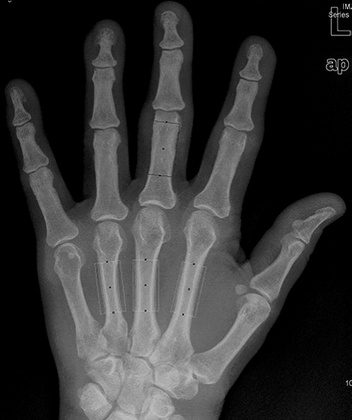
%> input picture Matlab/ImageProsessing/ImageSegmentation/Threshold/手.JPG, 352 x 420 px, shrunk from 470 x 560 before the run
$ octave MaximumEntropy.m   (GNU Octave 9; MATLAB toolbox functions it lacks are replaced by stand-ins)
%> lines starting %> are read from the running program, lines starting %| are printed output that depends on the picture; in (x1, y1, x2, y2) boxes, pixels count from 0 and x2, y2 are one past the last pixel; in counts of white or black regions, pixels touching at a corner belong together; the program's own positions count from 1
X = imread('手.jpg');
%> X is the input picture: size 420x352x3 uint8; min 0, max 209, mean 51.8
X = rgb2gray(X);
%> X: size 420x352 uint8
imhist(X);
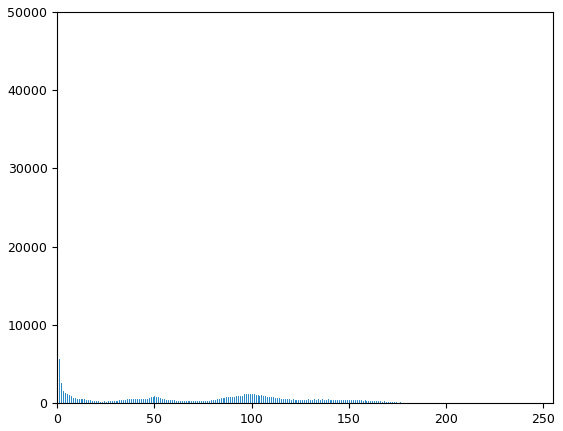
%> figure redrawn from the program's plot data; highest point at x = 0, y = 49143
X = double(X);
%> X: size 420x352 double
[M, N] = size(X);
%> M = 420; N = 352
hist = zeros(1, 256);
tic;

for i = 1:1:M

    for j = 1:1:N
        fi = X(i, j);
        hist(fi + 1) = hist(fi + 1) + 1;
    end

end
%> after the loop, hist = 256 values, max 49143 at index 1, min 0 at index 193, mean 577.5

i = 1:1:256;
figure
plot(i, hist);
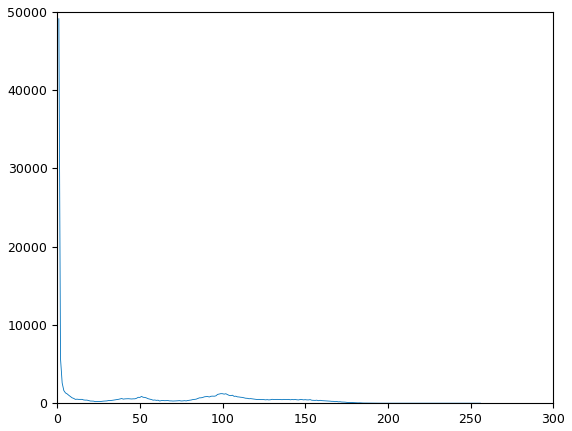
%> figure redrawn from the program's plot data; curve peaks at x = 1, y = 49143
p = zeros(1, 256);

for i = 1:1:256
    p(i) = hist(i) / (M * N);
end
%> after the loop, p = 256 values, max 0.332 at index 1, min 0 at index 193, mean 0.00391

E1 = zeros(1, 256);
E2 = zeros(1, 256);
P = zeros(1, 256);
E = zeros(1, 256);

for t = 1:1:256

    for i = 1:1:t
        P(t) = P(t) + p(i);
    end

    if (P(t) > 0 && P(t) < 1)
        %               Q=0;
        for i = 1:1:t
            E1(t) = E1(t) - (p(i) / P(t)) * log(p(i) / P(t) + eps);
        end

        %            A(s)=2*log(P(s)+eps)-log(Q+eps);
        %            R=0;
        for i = t + 1:1:256
            E2(t) = E2(t) - (p(i) / (1 - P(t))) * log(p(i) / (1 - P(t)) + eps);
        end

        %            B(s)=2*log(1-P(s)+eps)-log(R+eps);
    end

    E(t) = E1(t) + E2(t);
end
%> after the loop, E = 256 values, max 7.52 at index 115, min 0 at index 210, mean 5.43; E1 = 256 values, max 3.96 at index 201, min -2.22e-16 at index 1, mean 2.36; E2 = 256 values, max 5.06 at index 4, min -5.6e-12 at index 201, mean 3.07; P = 256 values from 0.332 to 1

MAX = 0.000001;

for t = 68:1:156
    %i=1:1:s;
    %j=s+1:1:256;
    if (E(t) > MAX)
        MAX = E(t);
        th = t;
    end

end
%> this loop made 89 passes
%> MAX on passes 1 to 12: 7.05, 7.05, 7.06, 7.06, 7.07, 7.07, 7.08, 7.08, 7.09, 7.09, 7.1, 7.1
%> after the loop, th = 115

% end
% [max,colum2]=max(E);
% th=colum2;
g = zeros(M, N);

for i = 1:1:M

    for j = 1:1:N

        if (th < X(i, j))
            X(i, j) = 1;
            g(i, j) = X(i, j);
        else X(i, j) = 0;
            g(i, j) = X(i, j);
        end

    end

end
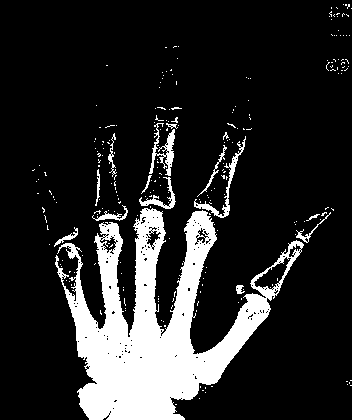
%> X: size 420x352 double; values 0 (black) and 1 (white), 16% white; 244 white regions (229 under 20 px), largest, box (x1, y1, x2, y2) and area: (55, 208, 304, 420) 20974, (149, 123, 175, 176) 479, (194, 136, 246, 218) 474

X = X .* 255;
X = uint8(X);
imshow(X);
t_eclapsed = toc;

$ run again, with Matlab/ImageProsessing/ImageSegmentation/Threshold/4-11.jpg copied over Matlab/ImageProsessing/ImageSegmentation/Threshold/手.JPG
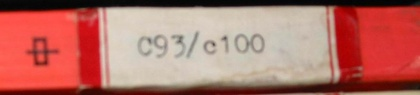
%> input picture Matlab/ImageProsessing/ImageSegmentation/Threshold/4-11.jpg, 420 x 95 px, shrunk from 1178 x 266 before the run
%> X is the input picture: size 95x420x3 uint8; mean R, G, B 179.9, 111.8, 102.4
%> after the loop `for i = 1:1:M`: hist = 256 values, max 683 at index 200, min 0 at index 1, mean 155.9
%> `plot(i, hist);`:
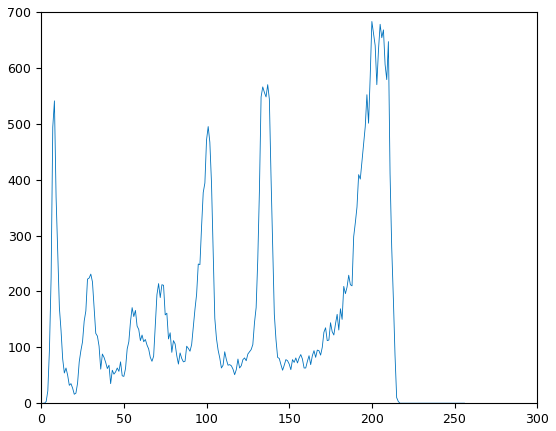
%> figure redrawn from the program's plot data; curve peaks at x = 200, y = 683
%> after the loop `for i = 1:1:256`: p = 256 values, max 0.0171 at index 200, min 0 at index 1, mean 0.00391
%> after the loop `for t = 1:1:256`: E = 256 values, max 8.79 at index 94, min 0 at index 1, mean 6.78; E1 = 256 values, max 5.02 at index 215, min -2.22e-16 at index 3, mean 3.39; E2 = 256 values, max 5.02 at index 3, min -1.85e-12 at index 215, mean 3.39; P = 256 values from 0 to 1
%> the loop `for t = 68:1:156` made 89 passes
%> MAX on passes 1 to 8: 8.59, 8.61, 8.62, 8.62, 8.63, 8.64, 8.65, 8.66
%> after the loop `for t = 68:1:156`: th = 94
%> after the loop `for i = 1:1:M`:
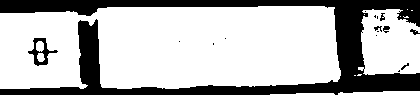
%> X: size 95x420 double; values 0 (black) and 1 (white), 71.5% white; 16 black regions (9 under 20 px), largest, box (x1, y1, x2, y2) and area: (0, 0, 420, 95) 10962, (28, 38, 58, 66) 276, (383, 26, 390, 33) 32

$ run again, with Matlab/ImageProsessing/ImageSegmentation/Threshold/mri1.jpg copied over Matlab/ImageProsessing/ImageSegmentation/Threshold/手.JPG
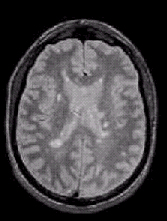
%> input picture Matlab/ImageProsessing/ImageSegmentation/Threshold/mri1.jpg, 167 x 221 px
%> X is the input picture: size 221x167x3 uint8; mean R, G, B 68.4, 66.2, 68.5
%> after the loop `for i = 1:1:M`: hist = 256 values, max 12181 at index 1, min 0 at index 4, mean 144.2
%> `plot(i, hist);`:
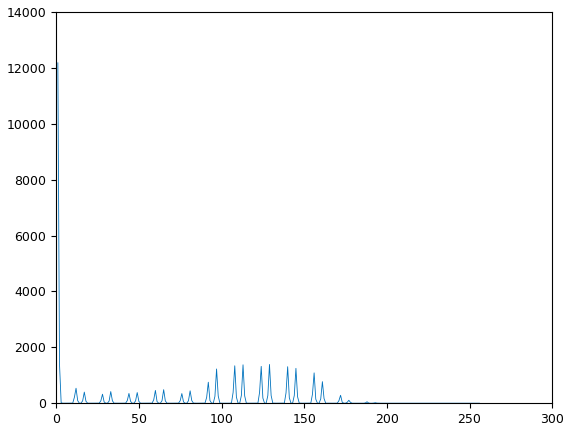
%> figure redrawn from the program's plot data; curve peaks at x = 1, y = 12181
%> after the loop `for i = 1:1:256`: p = 256 values, max 0.33 at index 1, min 0 at index 4, mean 0.00391
%> after the loop `for t = 1:1:256`: E = 256 values, max 5.25 at index 124, min 0 at index 209, mean 3.91; E1 = 256 values, max 3.16 at index 205, min -2.22e-16 at index 1, mean 1.68; E2 = 256 values, max 3.76 at index 1, min -8.08e-12 at index 205, mean 2.23; P = 256 values from 0.33 to 1
%> the loop `for t = 68:1:156` made 89 passes
%> MAX on passes 1, 7, 8, 9, 10, 13, 14, 15: 4.92, 4.92, 4.92, 4.96, 4.96, 4.97, 5, 5.01
%> after the loop `for t = 68:1:156`: th = 124
%> after the loop `for i = 1:1:M`:
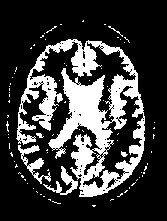
%> X: size 221x167 double; values 0 (black) and 1 (white), 24.1% white; 81 white regions (75 under 20 px), largest, box (x1, y1, x2, y2) and area: (16, 39, 145, 197) 7938, (18, 145, 51, 184) 361, (43, 166, 78, 195) 284, (121, 151, 128, 157) 26, (36, 133, 44, 138) 24, (108, 26, 123, 37) 23

$ run again, with Matlab/ImageProsessing/ImageSegmentation/Threshold/tire.bmp saved as Matlab/ImageProsessing/ImageSegmentation/Threshold/手.JPG
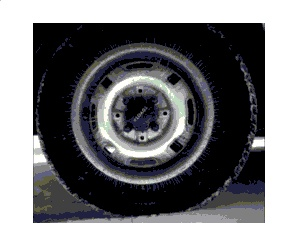
%> input picture Matlab/ImageProsessing/ImageSegmentation/Threshold/tire.bmp, 298 x 245 px
%> X is the input picture: size 245x298x3 uint8; mean R, G, B 123.6, 123.7, 125.9
%> after the loop `for i = 1:1:M`: hist = 256 values, max 26253 at index 256, min 0 at index 10, mean 285.2
%> `plot(i, hist);`:
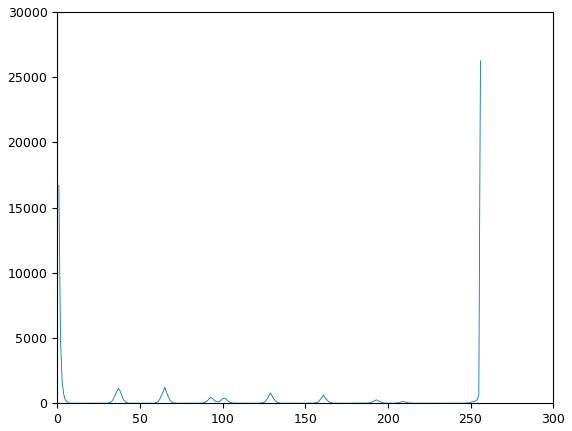
%> figure redrawn from the program's plot data; curve peaks at x = 256, y = 26253
%> after the loop `for i = 1:1:256`: p = 256 values, max 0.36 at index 256, min 0 at index 10, mean 0.00391
%> after the loop `for t = 1:1:256`: E = 256 values, max 3.95 at index 91, min 2.66 at index 256, mean 3.63; E1 = 256 values, max 3.13 at index 255, min -2.22e-16 at index 1, mean 2.33; E2 = 256 values, max 2.75 at index 1, min 0 at index 256, mean 1.3; P = 256 values from 0.229 to 1
%> after the loop `for t = 68:1:156`: th = 91
%> after the loop `for i = 1:1:M`:
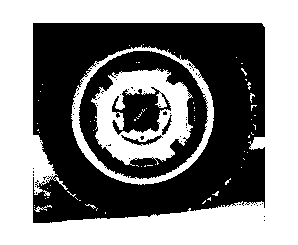
%> X: size 245x298 double; values 0 (black) and 1 (white), 51.9% white; 59 black regions (54 under 20 px), largest, box (x1, y1, x2, y2) and area: (33, 23, 265, 223) 27762, (79, 51, 208, 179) 5514, (112, 87, 171, 135) 1545, (121, 135, 163, 146) 144, (162, 115, 172, 135) 66
